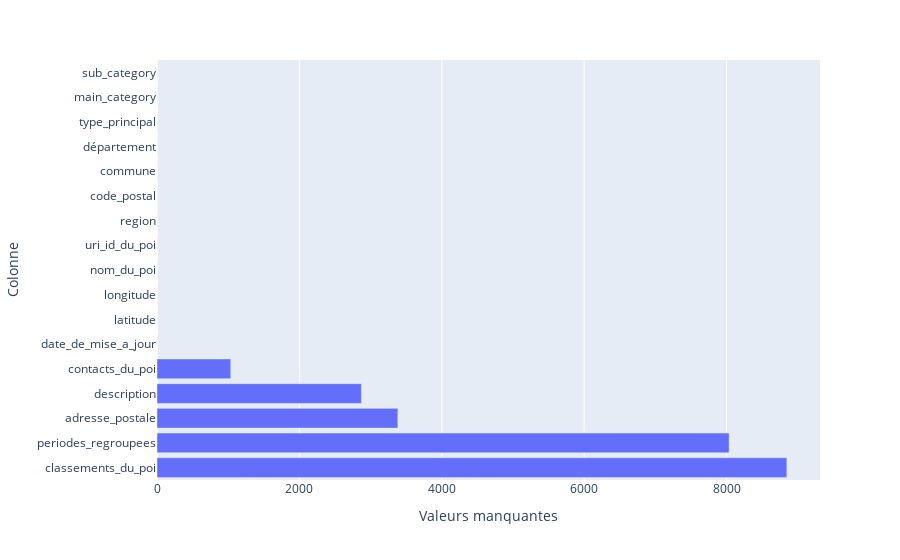

Write notebook code for a chart like this one.
### Code cell
missing = df.isna().sum().sort_values(ascending=False)

fig = px.bar(
    missing.reset_index(),
    x=0, y="index",
    orientation="h",
    labels={"index": "Colonne", "0": "Valeurs manquantes"}
)
fig.show()

### Figure 1 — Plotly figure (JSON) as saved in the notebook; plotly's stock layout.template omitted (floating-point values rounded to 4 significant figures)
{"data": [{"hovertemplate": "Valeurs manquantes=%{x}<br>Colonne=%{y}<extra></extra>", "legendgroup": "", "marker": {"color": "#636efa", "pattern": {"shape": ""}}, "name": "", "orientation": "h", "showlegend": false, "textposition": "auto", "type": "bar", "x": [8847, 8036, 3383, 2871, 1036, 0, 0, 0, 0, 0, 0, 0, 0, 0, 0, 0, 0], "xaxis": "x", "y": ["classements_du_poi", "periodes_regroupees", "adresse_postale", "description", "contacts_du_poi", "date_de_mise_a_jour", "latitude", "longitude", "nom_du_poi", "uri_id_du_poi", "region", "code_postal", "commune", "département", "type_principal", "main_category", "sub_category"], "yaxis": "y"}], "layout": {"barmode": "relative", "legend": {"tracegroupgap": 0}, "margin": {"t": 60}, "xaxis": {"anchor": "y", "domain": [0, 1], "title": {"text": "Valeurs manquantes"}}, "yaxis": {"anchor": "x", "domain": [0, 1], "title": {"text": "Colonne"}}}}
